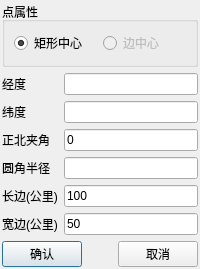
<?xml version="1.0" encoding="UTF-8"?>
<ui version="4.0">
 <class>QYZoneRectParaDialog</class>
 <widget class="QDialog" name="QYZoneRectParaDialog">
  <property name="geometry">
   <rect>
    <x>0</x>
    <y>0</y>
    <width>200</width>
    <height>243</height>
   </rect>
  </property>
  <property name="windowTitle">
   <string>区域矩形参数</string>
  </property>
  <layout class="QVBoxLayout" name="verticalLayout">
   <property name="leftMargin">
    <number>2</number>
   </property>
   <property name="topMargin">
    <number>2</number>
   </property>
   <property name="rightMargin">
    <number>2</number>
   </property>
   <property name="bottomMargin">
    <number>2</number>
   </property>
   <item>
    <widget class="QGroupBox" name="groupBox">
     <property name="title">
      <string>点属性</string>
     </property>
     <layout class="QHBoxLayout" name="horizontalLayout">
      <item>
       <widget class="QRadioButton" name="radioButton">
        <property name="text">
         <string>矩形中心</string>
        </property>
        <property name="checked">
         <bool>true</bool>
        </property>
       </widget>
      </item>
      <item>
       <widget class="QRadioButton" name="radioButton_2">
        <property name="enabled">
         <bool>false</bool>
        </property>
        <property name="text">
         <string>边中心</string>
        </property>
       </widget>
      </item>
     </layout>
    </widget>
   </item>
   <item>
    <layout class="QGridLayout" name="gridLayout">
     <item row="0" column="0">
      <widget class="QLabel" name="label">
       <property name="text">
        <string>经度</string>
       </property>
      </widget>
     </item>
     <item row="0" column="1">
      <widget class="LonLineEdit" name="lineEdit"/>
     </item>
     <item row="1" column="0">
      <widget class="QLabel" name="label_2">
       <property name="text">
        <string>纬度</string>
       </property>
      </widget>
     </item>
     <item row="1" column="1">
      <widget class="LatLineEdit" name="lineEdit_2"/>
     </item>
     <item row="2" column="0">
      <widget class="QLabel" name="label_3">
       <property name="text">
        <string>正北夹角</string>
       </property>
      </widget>
     </item>
     <item row="2" column="1">
      <widget class="QLineEdit" name="lineEdit_3">
       <property name="text">
        <string>0</string>
       </property>
      </widget>
     </item>
     <item row="3" column="0">
      <widget class="QLabel" name="label_6">
       <property name="text">
        <string>圆角半径</string>
       </property>
      </widget>
     </item>
     <item row="3" column="1">
      <widget class="QLineEdit" name="lineEdit_6"/>
     </item>
     <item row="4" column="0">
      <widget class="QLabel" name="label_4">
       <property name="text">
        <string>长边(公里)</string>
       </property>
      </widget>
     </item>
     <item row="4" column="1">
      <widget class="QLineEdit" name="lineEdit_4">
       <property name="text">
        <string>100</string>
       </property>
      </widget>
     </item>
     <item row="5" column="0">
      <widget class="QLabel" name="label_5">
       <property name="text">
        <string>宽边(公里)</string>
       </property>
      </widget>
     </item>
     <item row="5" column="1">
      <widget class="QLineEdit" name="lineEdit_5">
       <property name="text">
        <string>50</string>
       </property>
      </widget>
     </item>
    </layout>
   </item>
   <item>
    <layout class="QHBoxLayout" name="horizontalLayout_2">
     <item>
      <widget class="QPushButton" name="pushButton">
       <property name="text">
        <string>确认</string>
       </property>
      </widget>
     </item>
     <item>
      <spacer name="horizontalSpacer">
       <property name="orientation">
        <enum>Qt::Horizontal</enum>
       </property>
       <property name="sizeHint" stdset="0">
        <size>
         <width>40</width>
         <height>20</height>
        </size>
       </property>
      </spacer>
     </item>
     <item>
      <widget class="QPushButton" name="pushButton_2">
       <property name="text">
        <string>取消</string>
       </property>
      </widget>
     </item>
    </layout>
   </item>
  </layout>
 </widget>
 <customwidgets>
  <customwidget>
   <class>LonLineEdit</class>
   <extends>QLineEdit</extends>
   <header>lonlineedit.h</header>
  </customwidget>
  <customwidget>
   <class>LatLineEdit</class>
   <extends>QLineEdit</extends>
   <header>latlineedit.h</header>
  </customwidget>
 </customwidgets>
 <resources/>
 <connections/>
</ui>
